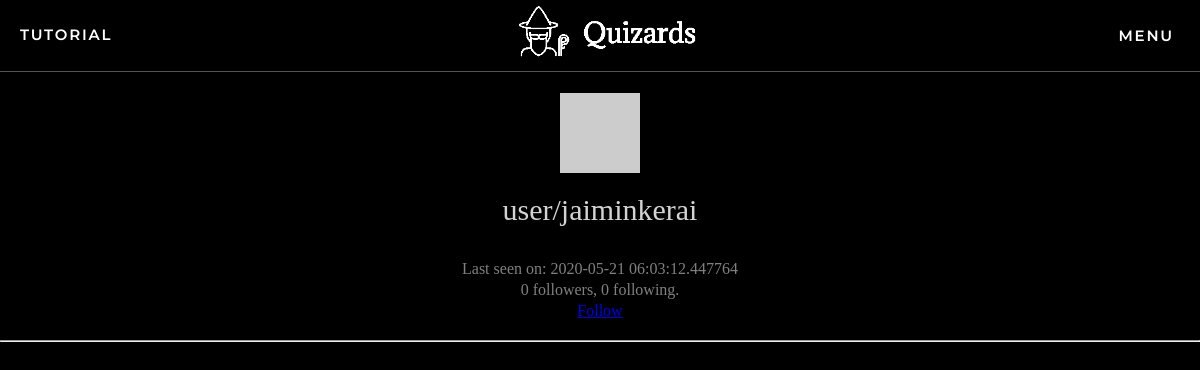
Before: /user/jaiminkerai (signed in) with the older database file.
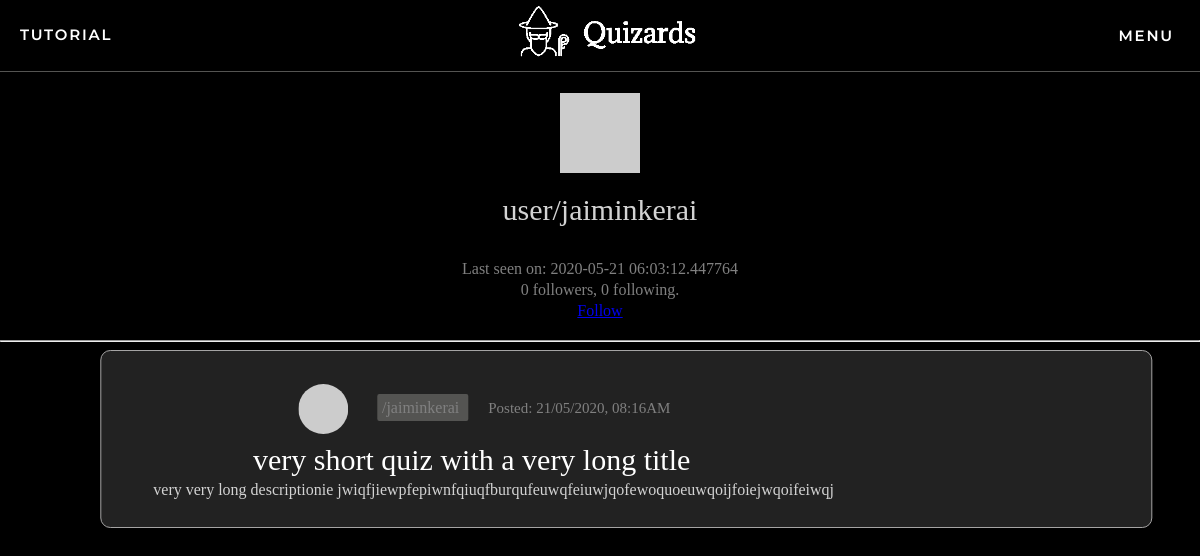
After: the same page with the newer database file.
### app/models.py (models this page shows, shortened)
class User(UserMixin, db.Model):
    id = db.Column(db.Integer, primary_key=True)
    username = db.Column(db.String(64), index=True, unique=True)
    email = db.Column(db.String(120), index=True, unique=True)
    password_hash = db.Column(db.String(128))
    posts = db.relationship('Post', backref='author', lazy='dynamic')
    authorOf = db.relationship('Quizzes', backref='author', lazy='dynamic')
    admin = db.Column(db.Boolean, unique=False, default=False)
    marksOf = db.relationship('quizMarks', backref='markOf', lazy='dynamic')
    longanswers = db.relationship('LongAnswers', backref='user', lazy='dynamic')
    def avatar(self, size):
        digest = md5(self.email.lower().encode('utf-8')).hexdigest()
        return 'https://www.gravatar.com/avatar/{}?d=identicon&s={}'.format(
            digest, size)
    about_me = db.Column(db.String(140))
    last_seen = db.Column(db.DateTime, default=datetime.utcnow)
    followed = db.relationship(
        'User', secondary=followers,
        primaryjoin=(followers.c.follower_id == id),
        secondaryjoin=(followers.c.followed_id == id),
        backref=db.backref('followers', lazy='dynamic'), lazy='dynamic')
    def is_following(self, user):
        return self.followed.filter(
            followers.c.followed_id == user.id).count() > 0

class Quizzes(db.Model):
    id = db.Column(db.Integer, primary_key=True, autoincrement=True, unique=True)
    name = db.Column(db.String(64))
    description = db.Column(db.String(255))
    questions = db.relationship('Questions', backref='Quizzes', lazy='dynamic')
    mcquestion = db.relationship('multiChoice', backref='MCQuizzes', lazy='dynamic')
    longquestions = db.relationship('LongQuestions', backref='LongQuizzes', lazy='dynamic')
    author_id = db.Column(db.Integer, db.ForeignKey('user.id'))
    pub_date = db.Column(db.DateTime, index=True, default=datetime.utcnow)
    quizMarks = db.relationship('quizMarks', backref='quizMarks', lazy='dynamic')

### app/routes.py (the view)
@app.route('/user/<username>')
@login_required
def user(username):
    user = User.query.filter_by(username=username).first_or_404()
    page = request.args.get('page', 1, type=int)
    posts = user.posts.order_by(Post.timestamp.desc()).paginate(
        page, app.config['POSTS_PER_PAGE'], False)
    quizzes = user.authorOf.paginate(page)
    next_url = url_for('user', username=user.username, page=posts.next_num) \
        if posts.has_next else None
    prev_url = url_for('user', username=user.username, page=posts.prev_num) \
        if posts.has_prev else None
    return render_template('user.html', user=user, posts=posts.items,
                           next_url=next_url, prev_url=prev_url, quizzes=quizzes.items)

### app/models.py (called while the page is built)
@login.user_loader
def load_user(id):
    return User.query.get(int(id))

### app/routes.py (called while the page is built)
@app.before_request
def before_request():
    if current_user.is_authenticated:
        g.user = load_user(current_user.id)
        current_user.last_seen = datetime.utcnow()
        db.session.commit()

### app/templates/user.html (shortened to what this page needs)
{% extends "base.html" %}
{% block content %}
    <table class= "profile-table" width="100%">
        <tr>
            <td width="100%" style="text-align: center;"><img src="{{ user.avatar(128) }}" class="profile-avatar"></td>
        </tr>
        <tr>
            <td style="text-align: center;">
                <p class="username">user/{{ user.username }}</p>
            </td>
        </tr>
        <tr>
            <td>
            </td>
        </tr>
        <tr>
            <td>
                {% if user.last_seen %}<p>Last seen on: {{ user.last_seen }}</p>{% endif %}
                <p>{{ user.followers.count() }} followers, {{ user.followed.count() }} following.</p>
                {% if user == current_user %}
                <p><a href="{{ url_for('edit_profile') }}">Edit your profile</a></p>
                {% elif not current_user.is_following(user) %}
                <p><a href="{{ url_for('follow', username=user.username) }}">Follow</a></p>
                {% else %}
                <p><a href="{{ url_for('unfollow', username=user.username) }}">Unfollow</a></p>
                {% endif %}
            </td>
        </tr>
    </table>
    <hr>
    {% for quiz in quizzes %}
        {% include 'quizdisplay.html' %}
    {% endfor %}
{% endblock %}

### app/templates/base.html (shortened to what this page needs)
<!DOCTYPE html>
<html lang="en-US">
    <head>
        <link href="{{ url_for('static', filename='css/styles.css') }}" rel="stylesheet">
    </head>
    <body>
        <div>
            <ul class="basenav topnav">
                {% if current_user.is_anonymous %}
                <li class="tags"><a>tutorial</a></li>
                <li><a href="{{ url_for('quizzes') }}"><img class='baselogo' src="{{ url_for('static', filename='css/templogo.png') }}"></a></li>
                <li class="tags"><a href="{{ url_for('login') }}">Sign In</a></li>
                {% else %}
                <li class="tags"><a>tutorial</a></li>
                <li><a href="{{ url_for('quizzes') }}"><img class='baselogo' src="{{ url_for('static', filename='css/templogo.png') }}"></a></li>
                <div class="dropdown">
                    <button class="dropbtn"><li class="tags"><a href="{{ url_for('quizzes') }}">Menu</a></li>
                    </button>
                </div>
                {% endif %}
            </ul>
        </div>
        <br>
        <div class="messages">
            {% block content %}
            {% endblock %}
        </div>
    </body>
</html>

### app/templates/quizdisplay.html (shortened to what this page needs)
<div class="row" onclick="location.href='{{ url_for('quizform', quizid=quiz.id,  quizname=quiz.name) }}';" style="cursor:pointer;">
        <table>
            <tr>
                <td colspan=100%;><img src="{{ quiz.author.avatar(36) }}" class="profile-pic">
                    <a href="{{ url_for('user', username=quiz.author.username) }}" class = "author">
                        /{{ quiz.author.username }}
                    </a><span class="date">Posted: {{ quiz.pub_date.strftime('%d/%m/%Y, %I:%M%p') }}</span>
                </td>
            </tr>
                        <td colspan=5><a href="{{ url_for('quizform', quizid=quiz.id, quizname=quiz.name) }}" class="quiz-name">
                            {{ quiz.name }} </a></td>
            <tr>
                <td colspan=5, class="desc">{{ quiz.description }}
                </td>
            </tr>
        </table>
</div>

### app/static/css/styles.css (style rules this page uses)
body { margin: 0; padding: 0; height: 100vh; font-family: Verdana; background-color: black; color: rgb(215, 218, 220); }
.basenav { padding: 0; margin: 0; list-style: none; display: flex; background-color: black; border-bottom: 1px solid #545452; }
.topnav { justify-content: space-between; }
.tags { padding-top: 25px; margin-left: 20px; margin-right: 20px; }
.tags a { padding-bottom: 25px; }
.basenav a { color: white; text-decoration: solid; text-transform: uppercase; letter-spacing: 1.8px; font-family: 'Montserrat'; font-weight: 600; font-size: 15px; }
.basenav .baselogo { transform: translateX(10px); width: 300px; height: auto; }
.dropdown { float: left; overflow: hidden; transition: 0.5s ease; }
.dropdown .dropbtn { font-size: 16px; border: none; outline: none; color: white; padding-bottom: 26px; background-color: inherit; font-family: inherit; margin: 0; transition: 0.4s ease; }
.messages { text-align: center; }
.row { position:relative; left: 50%; transform: translate(-47.5%, 0%); max-width: 1000px; width: 100%; background: #222222; padding: 25px; border-radius: 10px; margin-bottom: 20px; border: 1px solid #A5A4A4; }
.profile-pic { border-radius: 50%; padding: 5px; width:50px; margin-top:0px; vertical-align: middle; }
.author { margin: 20px; color: grey; padding: 5px; text-decoration: none; background-color: RGBA(84, 84, 82, 1); border-radius:2px; }
.quiz-name { text-decoration:none; color:white; padding:10px; border-radius:2px; margin-right:20px; font-size:30px; }
.desc { color: lightgrey; padding-left:25px; }
.date { font-size:15px; color: grey; padding-top:15px; }
.profile-avatar { text-align: center; }
.profile-table td { text-align:center; line-height:5px; }
.profile-table .username { font-size: 30px; color:lightgrey; }
.profile-table p { color:grey; }

Changed rows visible on the page:
added Quizzes: author.username "jaiminkerai", pub_date "21/05/2020, 08:16AM", name "very short quiz with a very long title", description "very very long descriptionie jwiqfjiewpfepiwnfqiuqfburqufeuwqfeiuwjqofewoquoeuwqoijfoiejwqoifeiwqj"
